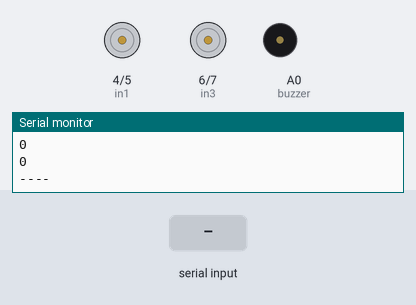
The sketch below on a simulated Arduino Uno, built with avr-gcc and run on an emulated ATmega328P. Parts: motor-driver pin pairs drawn as motors (green arrow = first pin HIGH = forward, orange = second pin HIGH = backward, longer = more drive), buzzer (waves = sounding, pin HIGH), the last lines printed to the serial monitor. The test bench sets the inputs (shaded band). No radio packets arrive unless stated.

Above: at 1.2 s.
1.3 s: "90,45\n" received over Serial
At 1.8 s:
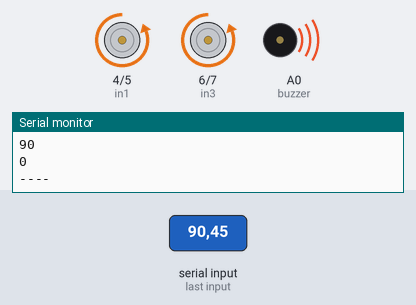
At 26.3 s:
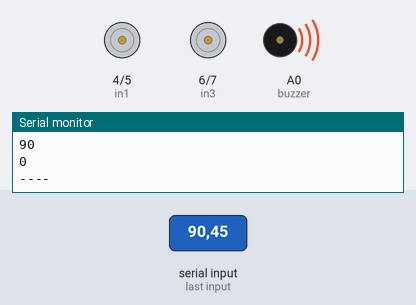
Timing chart, 0 to 29.3 s (numbered marks = the images above; inputs shaded):
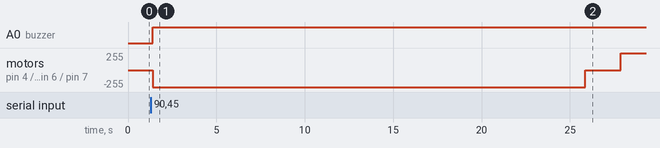

Measured:
- after the input at 1.3 s, A0 (buzzer): LOW → HIGH after 0.11 s; motor on pin 4 (in1) / pin 5 (in2), motor on pin 6 (in3) / pin 7 (in4): stopped → backward 255/255 after 0.11 s, → stopped 24.5 s later, → forward 255/255 2.0 s later

The sketch:

car.ino
```cpp
#include <nRF24L01.h>
#include <RF24.h>
#include <printf.h>


const int in1 = 4;     // Motor sürücümüze bağladığımız pinleri tanımlıyoruz
const int in2 = 5;
const int in3 =  6;
const int in4 =  7;
const int buzzer = A0;

RF24 radio(9, 10); // CE, CSN
const byte address[6] = "10110";

void setup()
{
  Serial.begin(9600);
  Serial.setTimeout(1);
  radio.begin();
  radio.openReadingPipe(0, address);   //Setting the address at which we will receive the data
  radio.setPALevel(RF24_PA_MIN);       //You can set this as minimum or maximum depending on the distance between the transmitter and receiver.
  radio.startListening();              //This sets the module as receiver
  pinMode(in1, OUTPUT);  //Tüm pinlerden güç çıkışı olacağı için OUTPUT olarak ayarladık.
  pinMode(in2, OUTPUT);
  pinMode(in3, OUTPUT);
  pinMode(in4, OUTPUT);
  pinMode(buzzer,OUTPUT);
  printf_begin();
  radio.printDetails();
}
int command = 0;
int command_received = 0;

int line = 1; // İkinci şerit ise 1 yap

void loop()
{


  if (radio.available()) { // NRF ile gelen komut var mı onu kontrol ediyoruz.
    radio.read(&command_received, sizeof(command_received));
    if (command_received > 0 + (line * 50) && command_received <= 50 + (line * 50)) { // İlk 50 Sağ şeritte giden araba için
      command = (command_received % 50) / 7;
    } else {
      command = 0;
    }+
    Serial.println(command_received);
  } else {
    command = 0;
  }

  if (Serial.available()) {// Arabadan bilgisayara direkt olarak saniye bilgisi vermek için.
    command = Serial.readString().toInt();
  }
  Serial.println(command);
  Serial.println(radio.available());
  Serial.println("----");
  if (command) {
    digitalWrite(buzzer,HIGH);
    digitalWrite(in1, LOW); // İleri
    digitalWrite(in2,  HIGH);
    digitalWrite(in3, LOW);
    digitalWrite(in4,  HIGH);
    delay(command * 1000);
    digitalWrite(in1, LOW); // Dur
    digitalWrite(in2,  LOW);
    digitalWrite(in3, LOW);
    digitalWrite(in4,  LOW);
    delay(2000); // Kazaya müdehale için 2 Saniye Bekleme Gerek yok ise üstteki delay()'e kadar kaldır.
    digitalWrite(in1, HIGH); // Geri
    digitalWrite(in2,  LOW);
    digitalWrite(in3, HIGH);
    digitalWrite(in4,  LOW);
    delay(command * 1000);
    digitalWrite(in1, LOW); // Dur
    digitalWrite(in2,  LOW);
    digitalWrite(in3, LOW);
    digitalWrite(in4,  LOW);
    delay(command * 1000);
    digitalWrite(buzzer,LOW);
  } else { //Komut 0 ise arabaya durmalı
    digitalWrite(in1, LOW);
    digitalWrite(in2,  LOW);
    digitalWrite(in3, LOW);
    digitalWrite(in4,  LOW);
  }
  delay(200);
}
```
